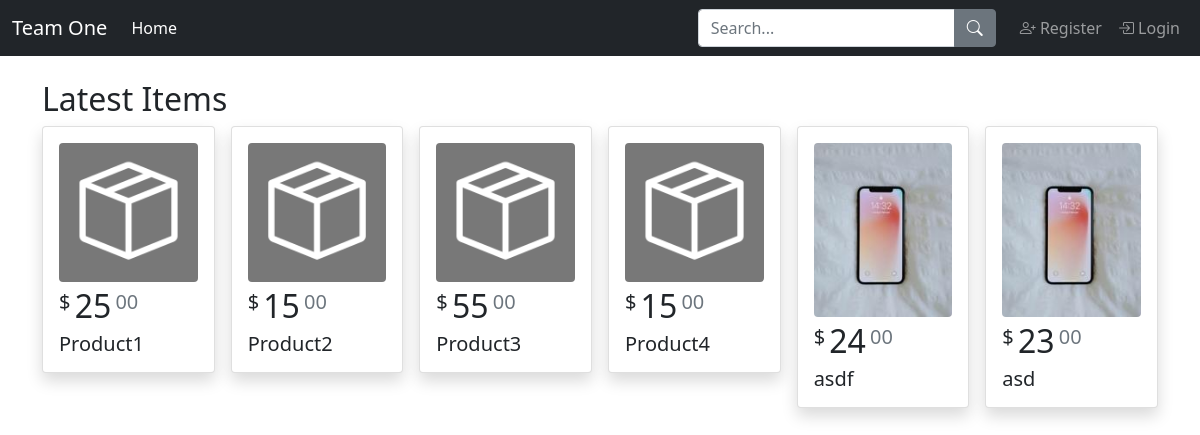
Before: / with the older database file.
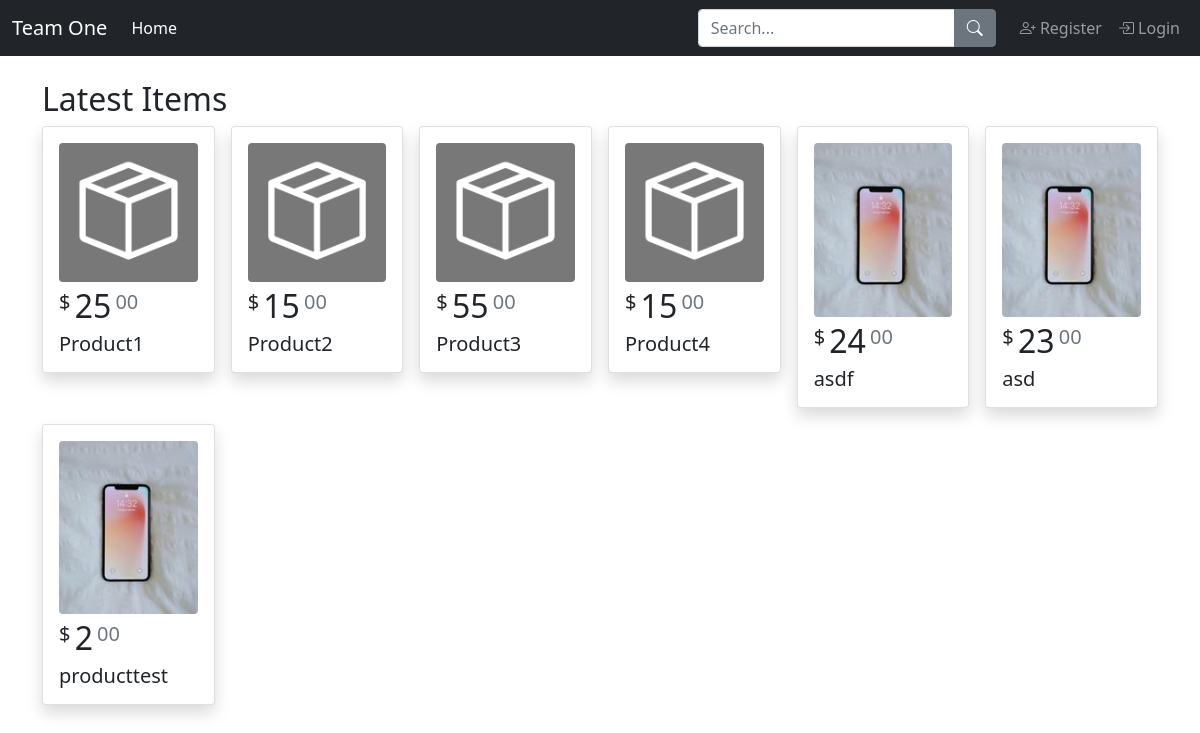
After: the same page with the newer database file.
### app/models.py (models this page shows, shortened)
class Item(db.Model):
    id = db.Column(db.Integer(), primary_key=True)
    name = db.Column(db.String(32), nullable=False)
    price = db.Column(db.Float(), nullable=False)
    description = db.Column(db.String(128),  nullable= False)
    img = db.Column(db.String(30), nullable=False, default='default.jpg')

### app/routes.py (the view)
@app.route('/')
def home():
    items = Item.query.all()
    return render_template('home.html', items=items)

### templates/home.html
{% extends "layout.html" %}
{% import "includes/components.html" as components %}
{% block content %}
{% if items %}
<h2 class="mt-3">Latest Items</h2>
<div class="row g-3">
    {% for item in items %}
        <div class="col-2">
        {{ components.product_card(item) }}
        </div>
    {% endfor %}
</div>
{% endif %}
{% endblock %}

### templates/layout.html (shortened to what this page needs)
<html>
    <head>
        <link rel="stylesheet" href="/styles.css">
        <link href="https://cdn.jsdelivr.net/npm/bootstrap@5.1.3/dist/css/bootstrap.min.css" rel="stylesheet">
        <link rel="stylesheet" href="https://cdn.jsdelivr.net/npm/bootstrap-icons@1.8.1/font/bootstrap-icons.css">
    </head>
    <body>
        <nav class="navbar navbar-expand-lg navbar-dark bg-dark">
            <div class="container-fluid">
                <a class="navbar-brand" href="/">Team One</a>
                <ul class="navbar-nav me-auto">
                    <li class="nav-item"><a href="/" class="nav-link active">Home</a></li>
                </ul>
                <div class="d-flex">
                    <form class="input-group me-3 mb-0" action="/search">
                        <input class="form-control" type="text" placeholder="Search..." name="search">
                        <button class="btn btn-secondary" type="submit"><i class="bi bi-search"></i></button>
                    </form>
                </div>
                <ul class="navbar-nav">
                    {% if current_user.is_anonymous %}
                    <li class="nav-item"><a class="nav-link" href="/register"><span class="bi bi-person-plus"></span> Register</a></li>
                    <li class="nav-item"><a class="nav-link" href="/login"><span class="bi bi-box-arrow-in-right"></span> Login</a></li>
                    {% endif %}
                </ul>
            </div>
        </nav>
        <div class="container pt-2">
            {% block content %}{% endblock %}
        </div>
    </body>
</html>

### templates/includes/components.html (shortened to what this page needs)
{% macro price(price) -%}
    <span class="h5 fw-normal fw-normal align-top">$</span>
    <span class="h2 lh-1">{{ price|int }}</span>
    <span class="h5 fw-normal text-muted align-top">{{ ("%.2f"|format(price))[-2:] }}</span>
{%- endmacro %}
{% macro product_card(item) -%}
    <div class="card card-body shadow d-block">
        <div class="position-relative">
            <img src="/static/images/products/{{ item.img }}" class="img-fluid d-block rounded mb-2" alt="{{ item.name }}">
            {{ price(item.price) }}
            <h5 class="mt-2 mb-0">{{ item.name }}</h5>
        </div>
    </div>
{%- endmacro %}

Changed rows visible on the page:
added Item: img (picture), price "2", price "00", name "producttest"
